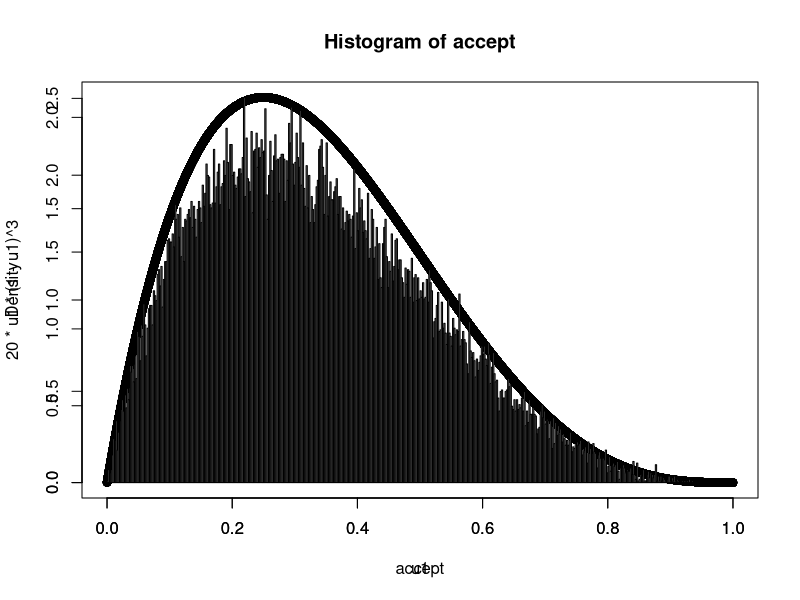

Reproduce this figure in R.
# Title     : TODO
# Objective : TODO
# Created by: SCDX
# Created on: 2020/10/14

## 1/B(a,b) x^(a-1) (1-x)^(b-1)
#beta <- function (a,b){
#  curve((factorial(a+b-1)/factorial(a-1)*factorial(b-1))*x^exp(a-1)*(1-x)^exp(b-1), from = 0, to = 1)
#}
#beta(5,2)

u1=runif(100000)
u2=runif(100000)
accept=u1[u2<=(256*u1*(1-u1)^3)/27]
plot(u1,20*u1*(1-u1)^3)
par(new=T)
hist(accept,breaks = seq(0,1,0.002),freq = F)


